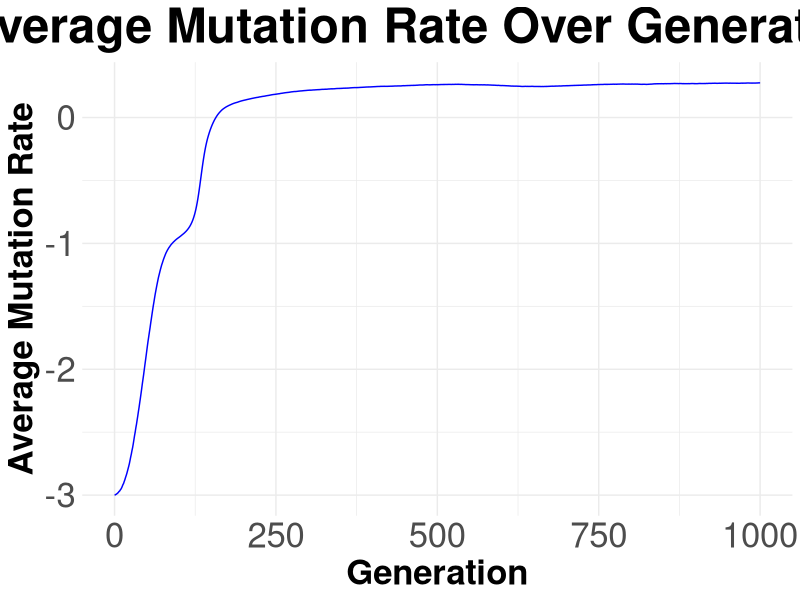
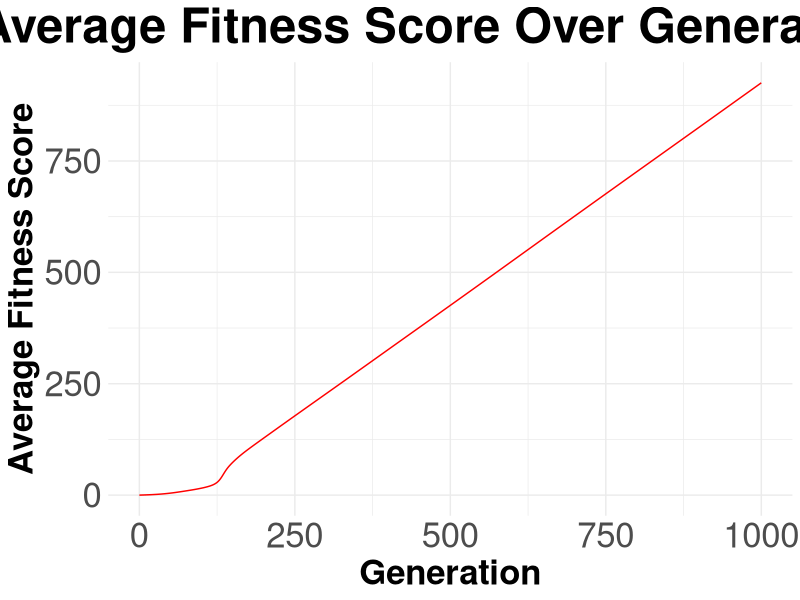
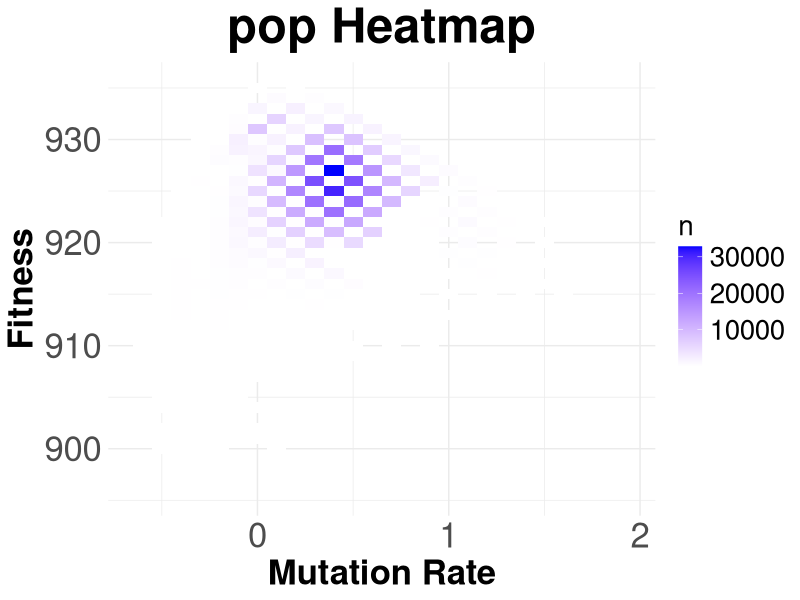

Generate these figures, in order, with R:
library(tidyverse)

# Reproduction function
reproduce <- function(pop, s) {
  pop$n <- rpois(nrow(pop), lambda = pop$n * (1 + s) ^ pop$w)
  return(pop)
}

do_mutations <- function(offspring, p_vec, jump) {
  # Calculate the total number of mutants and non-mutants
  mutants <- rbinom(nrow(offspring), offspring$n, pmin(1, 10^offspring$mu))
  non_mutants <- offspring$n - mutants

  # Generate counts for each mutation type, and combine with non-mutants
  m_counts <- sapply(mutants, function(x) rmultinom(1, size = x, prob = p_vec))
  class_counts <- rbind(non_mutants, m_counts)

  # Create a data frame for the next generation
  next_gen <- data.frame(
    mu = rep(offspring$mu, each = 5) + jump * c(0, 1, -1, 0, 0),
    w = rep(offspring$w, each = 5) + c(0, 0, 0, 1, -1),
    n = as.vector(class_counts)
  )

  # Merge classes with same mu and fitness
  next_gen <- next_gen %>%
    group_by(mu, w) %>%
    summarize(n = sum(n), .groups = "drop")
  return(next_gen)
}

# Selection function
selection <- function(next_gen, size) {
  # Keep pop size constant
  current_pop <- sum(next_gen$n)
  next_gen$n <- rbinom(nrow(next_gen), next_gen$n, min(1, size / current_pop))
  # Remove classes with zero n
  next_gen <- next_gen %>%
    filter(n > 0)
  return(next_gen)
}

evolve <- function(
  size = 1e2, # Number of individuals in the population
  init_mu = -2, # Since we are storing it in log10 format
  init_w = 0, # Represented by the net number of beneficial mutations
  a = 0.1, # Proportion of mutations that affect mutation rate
  p_mu_up = 0.5, # Proportion of mutations that increase mutation rate
  jump = 1e-1, # Size of mutation rate change, increase or decrease
  p_w_up = 0.1, # Proportion of mutations that increase fitness
  generations = 1e1, # Number of generations to simulate
  s = 1e-2 # Parameter for fitness advantage/disadvantage
) {
  # Initialize pop
  pop <- data.frame(
    mu = init_mu,   # log10 of initial mutation rate
    w = init_w,    # initial fitness
    n = size    # initial pop size
  )
  # Initialize data frame for statistics
  stats <- data.frame(generation = 0:generations, mu = mean(init_mu), w = init_w)
  # Calculate probabilities of each type of mutation
  p_vec <- c(a * c(p_mu_up, 1 - p_mu_up), (1 - a) * c(p_w_up, 1 - p_w_up))

  # Simulation loop
  for (i in 1:generations) {
    # Step 1: Reproduction
    offspring <- reproduce(pop, s)

    # Step 2: Mutation
    next_gen <- do_mutations(offspring, p_vec, jump)

    # Step 3: Selection
    pop <- selection(next_gen, size)
    if (nrow(pop) == 0) {
      print("Population went extinct!")
      break
    }

    # Save statistics for this generation
    stats[stats$generation == i, "mu"] <- weighted.mean(pop$mu, pop$n)
    stats[stats$generation == i, "w"] <- weighted.mean(pop$w, pop$n)
  }

  return(list(pop = pop, stats = stats))
}

# Save the pop and statistics
system.time({results <- evolve(size = 1e6, generations = 1e3, init_mu = c(-5,-1), p_mu_up = 0.5, p_w_up = 1)})
pop <- results$pop
stats <- results$stats

# Plot average mutation rate over generations
ggplot(stats, aes(x = generation)) +
  geom_line(aes(y = mu), color = "blue") +
  labs(x = "Generation", y = "Average Mutation Rate",
       title = "Average Mutation Rate Over Generations") +
  theme_minimal() +
  theme(
      plot.title = element_text(size = 35, face = "bold", hjust = 0.5),
      axis.title = element_text(size = 25, face = "bold"),
      axis.text = element_text(size = 25),
      legend.title = element_text(size = 20),
      legend.text = element_text(size = 20)
    )

# Plot average fitness score over generations
ggplot(stats, aes(x = generation)) +
  geom_line(aes(y = w), color = "red") +
  labs(x = "Generation", y = "Average Fitness Score",
       title = "Average Fitness Score Over Generations") +
  theme_minimal() +
  theme(
      plot.title = element_text(size = 35, face = "bold", hjust = 0.5),
      axis.title = element_text(size = 25, face = "bold"),
      axis.text = element_text(size = 25),
      legend.title = element_text(size = 20),
      legend.text = element_text(size = 20)
    )

# Plot a heatmap of the pop
ggplot(pop, aes(x = mu, y = w)) +
  geom_tile(aes(fill = n)) +
  scale_fill_gradient(low = "white", high = "blue") +
  labs(x = "Mutation Rate", y = "Fitness",
       title = "pop Heatmap") +
  theme_minimal() +
  theme(
      plot.title = element_text(size = 35, face = "bold", hjust = 0.5),
      axis.title = element_text(size = 25, face = "bold"),
      axis.text = element_text(size = 25),
      legend.title = element_text(size = 20),
      legend.text = element_text(size = 20)
    )
